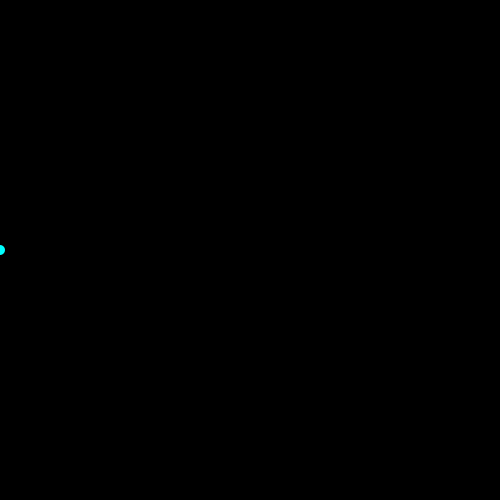
Frame 1 (no input)
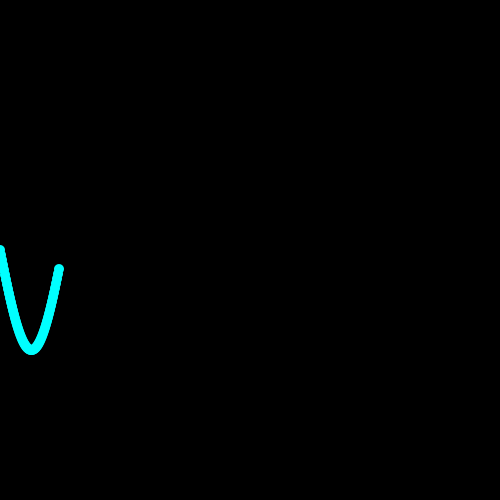
Frame 60 (the mouse pressed at the canvas centre just before this capture)
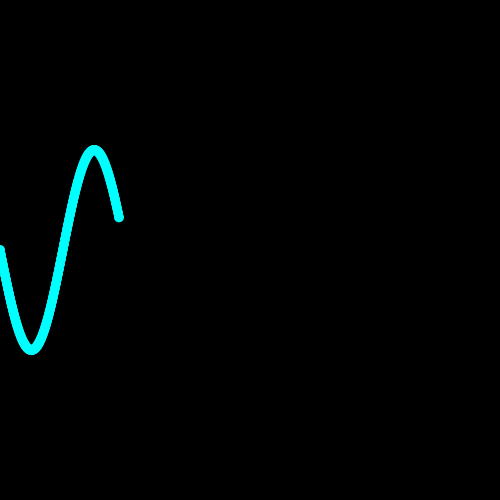
Frame 120 (the mouse held since frame 60 and released just before this capture)

The Processing sketch that drew these frames (run headless with seeded random() and noise(); from frame 60 on, the mouse is pressed at the canvas centre):

// Processing sketch: day4_05a_polar_Wave
// ── day4_05a_polar_Wave.pde
//MAKE A WAVE
//using polar coordinates, r & theta

float r = 100;
float theta = 0;

void setup() {
  size(500,500);
  background(0);
  smooth();
}

void draw() {
  float x = theta % width;
  float y = r * sin(theta * 0.05);
  
  fill(0,255,255);
  noStroke();
  ellipse(x, y+height/2, 10, 10);
  
  theta += 1;
}
